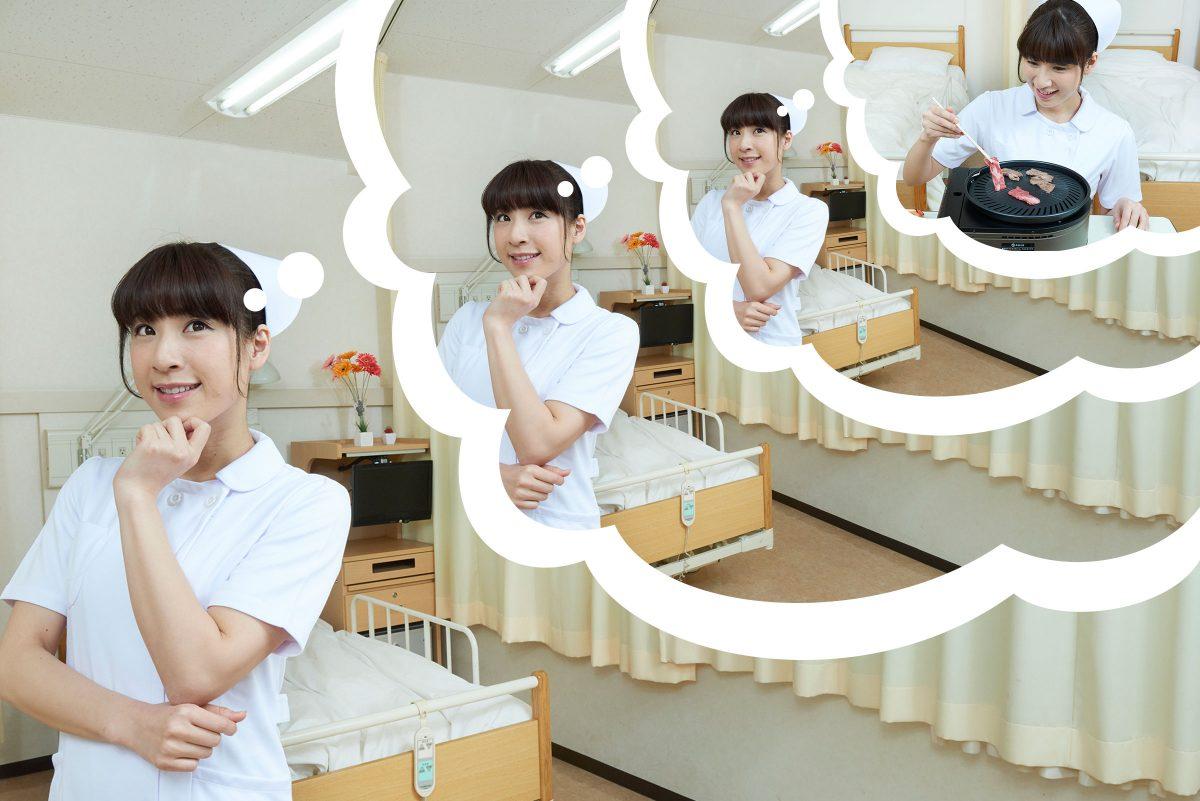
#> input picture 12/test.jpg, 1200 x 801 px
$ python 12-2.py
#> lines starting #> are read from the running program, lines starting #| are printed output that depends on the picture; after the words box and inside, x2 and y2 are one past the last pixel; in counts of white or black regions, pixels touching at a corner belong together
import cv2
import os


def search_cv2_cascade(castom_cascade_path="data"):
    from os.path import splitext, basename, join, dirname, isdir, isfile
    from glob import glob

    cv2_path = dirname(str(cv2).split()[-1].strip(">").strip("'"))
    cascade_dir_path = join(cv2_path, castom_cascade_path)
    if isdir(cascade_dir_path):
        cascade_xml_path_list = join(cascade_dir_path, "*.xml")
        cascade = {splitext(basename(path))[
            0][12:]: path for path in glob(cascade_xml_path_list)}
        return cascade
    else:
        return False


img = cv2.imread(os.path.dirname(os.path.abspath(__file__))+"/test.jpg")
#> img is the input picture: shape (801, 1200, 3); mean B, G, R 177.7, 190.1, 192.5

# Loading the cascade identifiers
cascade_files = search_cv2_cascade()
# print(cascade_files)
### Obtain the face cascade using CascadeClassifier and cascade_files registed by "frontalface_default" ###
face_cascade = cv2.CascadeClassifier(cascade_files["frontalface_default"])

''' for debug '''
# face_cascade = cv2.CascadeClassifier(
#     "/Users/keita/opt/anaconda3/lib/python3.8/site-packages/cv2/data/haarcascade_frontalface_default.xml")

eye_cascade = cv2.CascadeClassifier(cascade_files["eye"])

''' for debug '''
# eye_cascade = cv2.CascadeClassifier(
#     "/Users/keita/opt/anaconda3/lib/python3.8/site-packages/cv2/data/haarcascade_eye.xml")

gray = cv2.cvtColor(img, cv2.COLOR_BGR2GRAY)
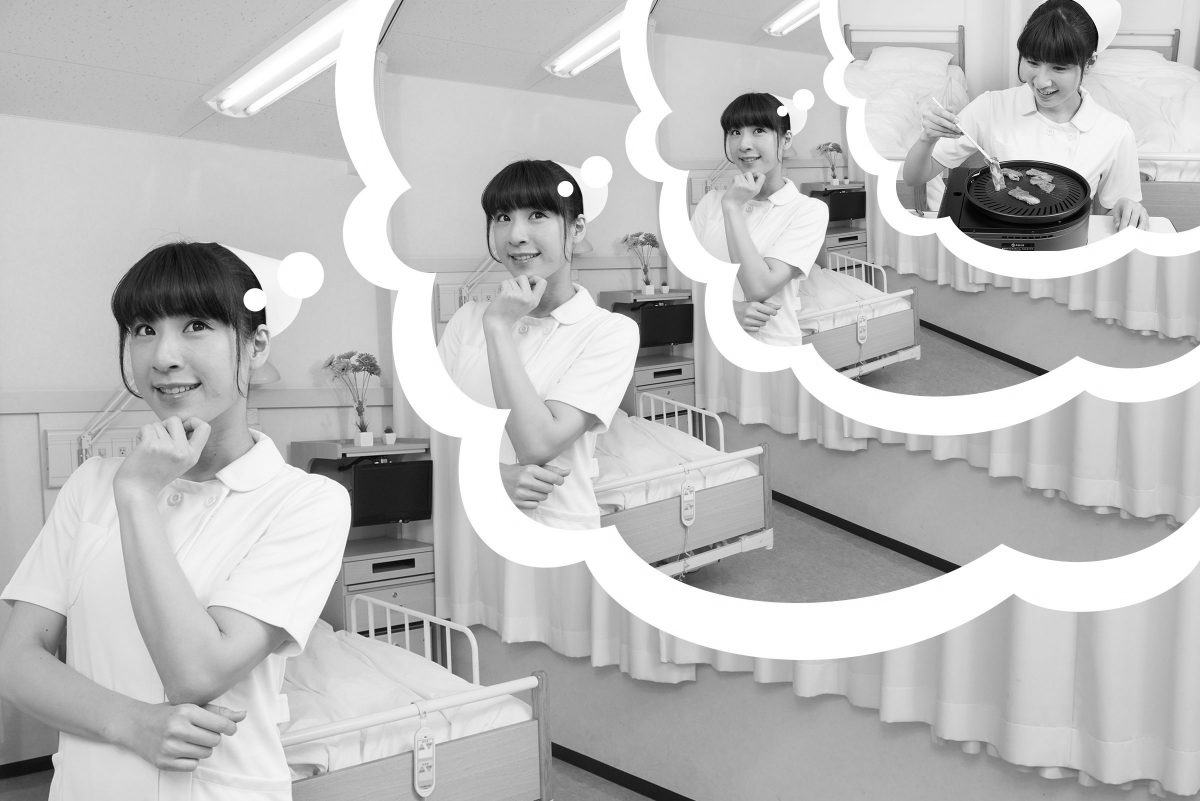
#> gray: shape (801, 1200); min 0, max 255, mean 189.4

# Search a face region
face = face_cascade.detectMultiScale(
    gray, scaleFactor=1.1, minNeighbors=3, minSize=(60, 60))
#> face = [[712, 105, 70, 70], [469, 179, 102, 102], [93, 270, 158, 158]]

# Surrounding the face region with a red rectangle and eye area with a green rectangle
for (x, y, w, h) in face:
    cv2.rectangle(img, (x, y), (x + w, y + h), (0, 0, 255), 4)
    roi_gray = gray[y:y+h, x:x+w]
    roi_color = img[y:y+h, x:x+w]
    ### Search for the eyes in the face region roi_gray using detectMultiScale ###
    eyes = eye_cascade.detectMultiScale(roi_gray)
    for (ex, ey, ew, eh) in eyes:
        ### Draw the green rectangles on the eyes region ###
        cv2.rectangle(roi_color, (ex, ey), (ex + ew, ey + eh), (0, 255, 0), 4)
#> this loop made 3 passes
#> (x, y, w, h, eyes) on passes 2 to 3: (469, 179, 102, 102, [[25, 27, 24, 24], [57, 26, 22, 22], [32, 68, 26, 26]]), (93, 270, 158, 158, [[87, 42, 30, 30], [38, 45, 31, 31], [52, 102, 40, 40]])
#> pass 1, `roi_gray = gray[y:y+h, x:x+w]`:
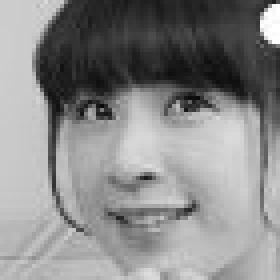
#> roi_gray: shape (70, 70) (shown 4 times larger); min 7, max 255, mean 137.1
#> pass 1, `roi_color = img[y:y+h, x:x+w]`:
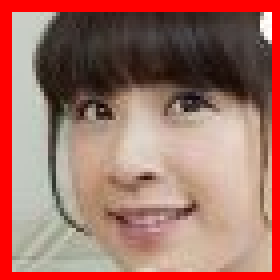
#> roi_color: shape (70, 70, 3) (shown 4 times larger); mean B, G, R 102.3, 113.1, 163.5
#> pass 2, `roi_color = img[y:y+h, x:x+w]`:
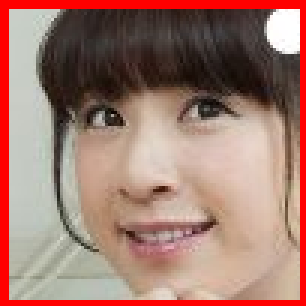
#> roi_color: shape (102, 102, 3) (shown 3 times larger); mean B, G, R 111.1, 122.4, 162.4
#> after the loop:
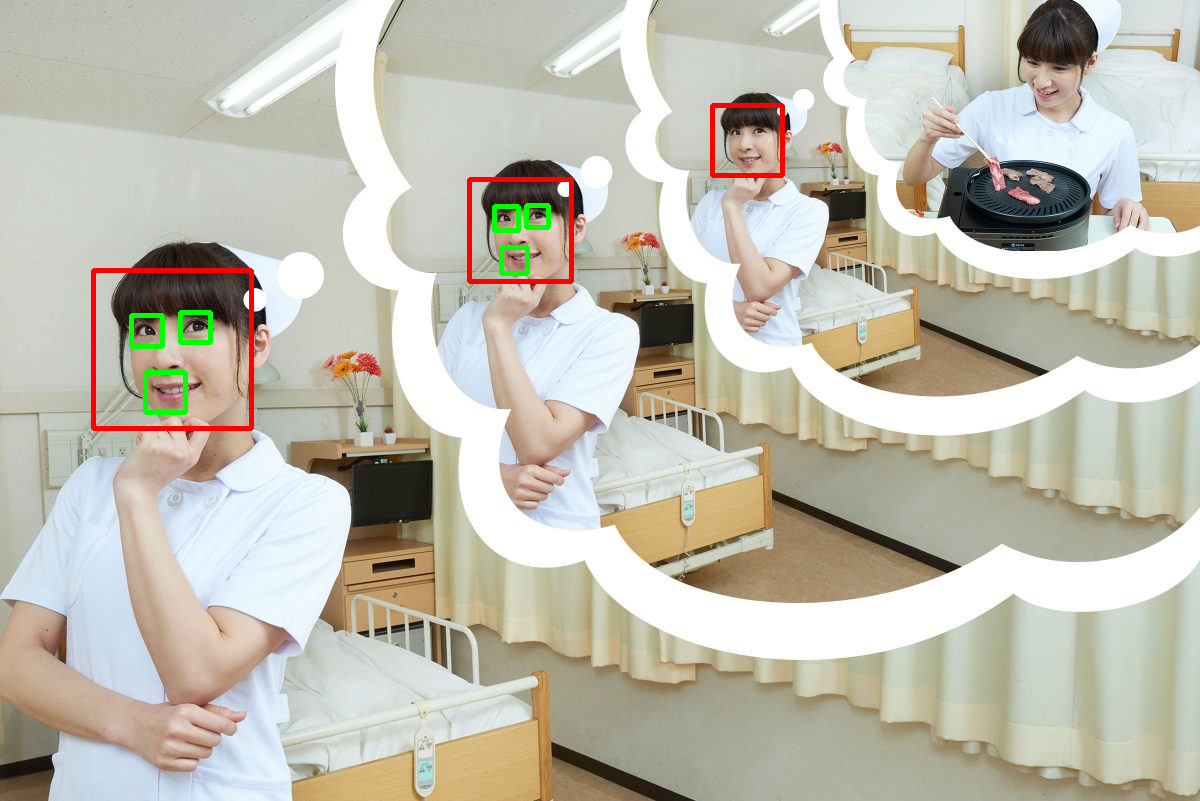
#> img: shape (801, 1200, 3); 1.04% of pixels changed, all inside (x1, y1, x2, y2) = (91, 103, 785, 431)
#> after the loop:
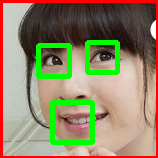
#> roi_color: shape (158, 158, 3); mean B, G, R 103.9, 134.6, 144.1
#> after the loop:
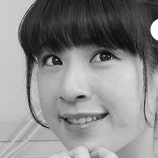
#> roi_gray: shape (158, 158); min 3, max 255, mean 137.2

cv2.imshow("result", img)
k = cv2.waitKey(0)
#> (key q is pressed here)
if k == ord('q'):
    # cv2.imwrite(os.path.dirname(os.path.abspath(__file__))+"/result.bmp", img)
    cv2.destroyAllWindows()
